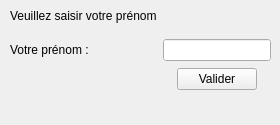
<?xml version="1.0" encoding="UTF-8"?>
<ui version="4.0">
 <class>IHM</class>
 <widget class="QWidget" name="IHM">
  <property name="geometry">
   <rect>
    <x>0</x>
    <y>0</y>
    <width>280</width>
    <height>125</height>
   </rect>
  </property>
  <property name="windowTitle">
   <string>Widget</string>
  </property>
  <property name="autoFillBackground">
   <bool>true</bool>
  </property>
  <widget class="QWidget" name="gridLayoutWidget">
   <property name="geometry">
    <rect>
     <x>10</x>
     <y>9</y>
     <width>261</width>
     <height>111</height>
    </rect>
   </property>
   <layout class="QGridLayout" name="gLayout" rowstretch="0,0,0,0,0" columnstretch="0,0" rowminimumheight="0,0,0,0,0">
    <item row="3" column="1" alignment="Qt::AlignHCenter|Qt::AlignVCenter">
     <widget class="QPushButton" name="button">
      <property name="text">
       <string>Valider</string>
      </property>
      <property name="checkable">
       <bool>false</bool>
      </property>
      <property name="checked">
       <bool>false</bool>
      </property>
     </widget>
    </item>
    <item row="2" column="1" alignment="Qt::AlignHCenter|Qt::AlignVCenter">
     <widget class="QLineEdit" name="leName">
      <property name="autoFillBackground">
       <bool>true</bool>
      </property>
     </widget>
    </item>
    <item row="1" column="0">
     <widget class="QLabel" name="lTitle">
      <property name="frameShape">
       <enum>QFrame::NoFrame</enum>
      </property>
      <property name="text">
       <string>Veuillez saisir votre prénom</string>
      </property>
      <property name="alignment">
       <set>Qt::AlignLeading|Qt::AlignLeft|Qt::AlignTop</set>
      </property>
     </widget>
    </item>
    <item row="2" column="0">
     <widget class="QLabel" name="lName">
      <property name="enabled">
       <bool>true</bool>
      </property>
      <property name="text">
       <string>Votre prénom :</string>
      </property>
     </widget>
    </item>
    <item row="4" column="0">
     <widget class="QLabel" name="lGreetings">
      <property name="text">
       <string/>
      </property>
     </widget>
    </item>
   </layout>
  </widget>
 </widget>
 <resources/>
 <connections/>
</ui>
